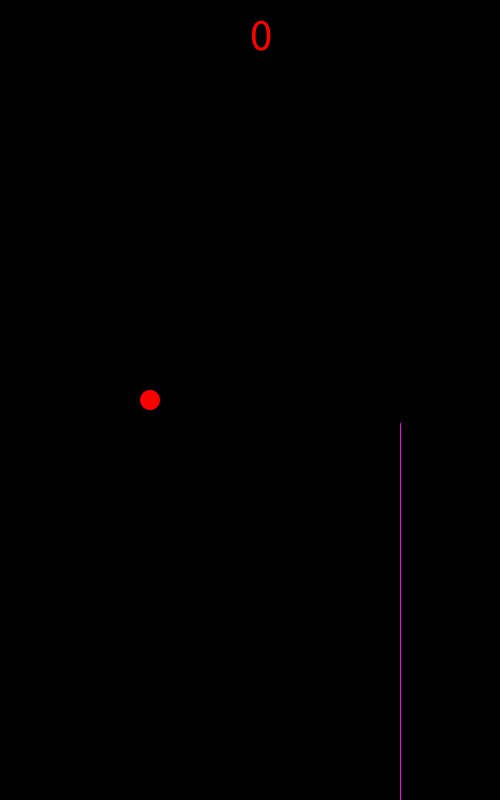
Frame 1 (no input)
Frame 60 (the mouse pressed at the canvas centre just before this capture): identical to frame 1, image omitted
Frame 120 (the mouse held since frame 60 and released just before this capture): identical to frame 1, image omitted

The Processing sketch that drew this single still picture (run headless with seeded random() and noise(); from frame 60 on, the mouse is pressed at the canvas centre):

// Processing sketch: Eindopdracht
// ── Eindopdracht.pde
float bird;
float xWaardeBird = 150;
float yWaardeBird = 400;
float valSnelheid;
float zwaartekracht;
boolean sprong = false;
float x1WaardeLijn = 400;
float y1WaardeLijn = random(100, 600);;
float x2WaardeLijn = 400;
float y2WaardeLijn = 800;
float x1WaardeLijn2 = 575;
float y1WaardeLijn2 = random(100, 600);
float x2WaardeLijn2 = 575;
float y2WaardeLijn2 = 800;
float x1WaardeLijn3 = 725;
float y1WaardeLijn3 = random(100, 600);
float x2WaardeLijn3 = 725;
float y2WaardeLijn3 = 800;
float x1WaardeLijn4 = 875;
float y1WaardeLijn4 = random(100, 600);
float x2WaardeLijn4 = 875;
float y2WaardeLijn4 = 800;
boolean resetBackground;
boolean birdActive = false;
float lijnSnelheid;
float zijwaartseKracht;
int score = 0;



void setup() {
  background(0);
  size(500, 800);
  background(0);
  fill(255, 0, 0);
  frameRate(80);
}

void draw() {
  resetBackground = true;
  checkResetNeeded();
  checkIfDead();
  checkTop();
  checkBottom();
  makeLine();
  checkIfLineNeeded();
  score();
  noStroke();
  ellipse(xWaardeBird, yWaardeBird, 20, 20);

  valSnelheid += zwaartekracht;
  yWaardeBird += valSnelheid;

  lijnSnelheid += zijwaartseKracht;
  x1WaardeLijn += lijnSnelheid;
  x2WaardeLijn += lijnSnelheid;
  x1WaardeLijn2 += lijnSnelheid;
  x2WaardeLijn2 += lijnSnelheid;
  x1WaardeLijn3 += lijnSnelheid;
  x2WaardeLijn3 += lijnSnelheid;
  x1WaardeLijn4 += lijnSnelheid;
  x2WaardeLijn4 += lijnSnelheid;

  if (!sprong) {
    if (yWaardeBird > height - 10 ) {
      yWaardeBird = height - 10;
      valSnelheid = 0;
      lijnSnelheid = 0;
      zijwaartseKracht = 0;
      resetBackground = false;
      drawDeathMessage();
      resetBackground = true;
      resetBird();
      resetLines();
    }
  }

  if (birdActive) {
    x1WaardeLijn = x1WaardeLijn - 1;
    x2WaardeLijn = x2WaardeLijn - 1;
    x1WaardeLijn2 = x1WaardeLijn2 - 1;
    x2WaardeLijn2 = x2WaardeLijn2 - 1;
    x1WaardeLijn3 = x1WaardeLijn3 - 1;
    x2WaardeLijn3 = x2WaardeLijn3 - 1;
    x1WaardeLijn4 = x1WaardeLijn4 - 1;
    x2WaardeLijn4 = x2WaardeLijn4 - 1;
    zijwaartseKracht = 0.2;
    lijnSnelheid = -1;
  }else if(!birdActive){
    x1WaardeLijn = x1WaardeLijn;
    x2WaardeLijn = x2WaardeLijn;
    x1WaardeLijn2 = x1WaardeLijn2;
    x2WaardeLijn2 = x2WaardeLijn2;
    x1WaardeLijn3 = x1WaardeLijn3;
    x2WaardeLijn3 = x2WaardeLijn3;
    x1WaardeLijn4 = x1WaardeLijn4;
    x2WaardeLijn4 = x2WaardeLijn4;
    zijwaartseKracht = 0;
    lijnSnelheid = 0;
  }
}

void makeLine() {
  resetBackground = false;
  stroke(255, 0, 255);
  line(x1WaardeLijn, y1WaardeLijn, x2WaardeLijn, y2WaardeLijn);
  resetBackground = true;
  stroke(255,0,255);
  line(x1WaardeLijn2, y1WaardeLijn2, x1WaardeLijn2, y2WaardeLijn2);
  stroke(255,0,255);
  line(x1WaardeLijn3, y1WaardeLijn3, x1WaardeLijn3, y2WaardeLijn3);
  stroke(255,0,255);
  line(x1WaardeLijn4, y1WaardeLijn4, x1WaardeLijn4, y2WaardeLijn4);
}

void checkResetNeeded() {
  if (resetBackground) {
    background(0);
  } else if (!resetBackground) {
  }
}

void checkIfLineNeeded(){
  if (x1WaardeLijn <= 0 ){
    lineNeeded();
  }if (x2WaardeLijn2 <= 0){
    line2Needed();
  }if (x2WaardeLijn3 <= 0){
    line3Needed();
  }if (x2WaardeLijn4 <= 0){
    line4Needed();
  }
}
void lineNeeded(){
  stroke(255,0,255);
  x1WaardeLijn = 650;
  x2WaardeLijn = 650;
  y1WaardeLijn = random(50,600);;
  line(x1WaardeLijn,y1WaardeLijn,x2WaardeLijn, y2WaardeLijn);
}

void line2Needed(){
  stroke(255,0,255);
  x1WaardeLijn2 = 650;
  x2WaardeLijn2 = 650;
  y1WaardeLijn2 = random(50,600);;
  line(x1WaardeLijn2,y1WaardeLijn2,x2WaardeLijn2, y2WaardeLijn2);
}

void line3Needed(){
  stroke(255,0,255);
  x1WaardeLijn3 = 650;
  x2WaardeLijn3 = 650;
  y1WaardeLijn3 = random(50,600);;
  line(x1WaardeLijn3,y1WaardeLijn3,x2WaardeLijn3, y2WaardeLijn3);
}
void line4Needed(){
  stroke(255,0,255);
  x1WaardeLijn4 = 650;
  x2WaardeLijn4 = 650;
  y1WaardeLijn4 = random(50,600);;
  line(x1WaardeLijn4,y1WaardeLijn4,x2WaardeLijn4, y2WaardeLijn4);
}
  
void checkIfDead(){
     if (yWaardeBird >= y1WaardeLijn - 1 && yWaardeBird <= y2WaardeLijn + 1 && (xWaardeBird >= x1WaardeLijn - 1 && xWaardeBird <= x2WaardeLijn + 1)) {
    drawDeathMessage();
    resetScore();
    resetBackground = false;
    resetBird();
    resetLines();
  }
  if (yWaardeBird >= y1WaardeLijn2 - 1 && yWaardeBird <= y2WaardeLijn2 + 1 && (xWaardeBird >= x1WaardeLijn2 - 1 && xWaardeBird <= x2WaardeLijn2 + 1)) {
    drawDeathMessage();
    resetScore();
    resetBird();
    resetLines();
  }
  if (yWaardeBird >= y1WaardeLijn3 - 1 && yWaardeBird <= y2WaardeLijn3 + 1 && (xWaardeBird >= x1WaardeLijn3 - 1 && xWaardeBird <= x2WaardeLijn3 + 1)) {
    drawDeathMessage();
    resetScore();
    resetBackground = false;
    resetBird();
    resetLines();
  }  
  if (yWaardeBird >= y1WaardeLijn4 - 1 && yWaardeBird <= y2WaardeLijn4 + 1 && (xWaardeBird >= x1WaardeLijn4 - 1 && xWaardeBird <= x2WaardeLijn4 + 1)) {
    drawDeathMessage();
    resetScore();
    resetBackground = false;
    resetBird();
    resetLines();
  } 
}

void drawDeathMessage() {
  birdActive = false;
  resetBackground = true;
  fill(255, 0, 0);
  textSize(32);
  textAlign(CENTER);
  text("Je bent dood!", width / 2, height / 2);
  text("Klik ENTER om opnieuw te starten", width / 2, 410);
}

void keyPressed() {
  if (keyCode == 32) {
    yWaardeBird = yWaardeBird - 20;
    sprong = true;
    zwaartekracht = 0.2;
    valSnelheid = -5;
    birdActive = true;
  }
  if (keyCode == ENTER) {
    birdActive = false;
    resetLines();
    resetBird();
    resetScore();
  }
}

void resetBird() {
  zwaartekracht = 0;
  yWaardeBird = 400;
  sprong = false;
  valSnelheid = 0;
}

void resetScore(){
  score = 0;
}

void resetLines() {
  x1WaardeLijn = 400;
  y1WaardeLijn = random(50, 600);;
  x2WaardeLijn = 400;
  y2WaardeLijn = 800;
  x1WaardeLijn2 = 575;
  y1WaardeLijn2 = random(100, 600);
  x2WaardeLijn2 = 575;
  y2WaardeLijn2 = 800;
  x1WaardeLijn3 = 725;
  y1WaardeLijn3 = random(100, 600);
  x2WaardeLijn3 = 725;
  y2WaardeLijn3 = 800;
  x1WaardeLijn4 = 875;
  y1WaardeLijn4 = random(100, 600);
  x2WaardeLijn4 = 875;
  y2WaardeLijn4 = 800;
}

void score() {
  if (abs(xWaardeBird - x1WaardeLijn) <= 1) {
    score++;
  }
  if (abs(xWaardeBird - x1WaardeLijn2) <= 1) {
    score++;
  }
  if (abs(xWaardeBird - x1WaardeLijn3) <= 1) {
    score++;
  }
  if (abs(xWaardeBird - x1WaardeLijn4) <= 1) {
    score++;
  }
  
  textSize(45);
  text(score, width / 2, 50);
}

void checkBottom() {
  if (yWaardeBird >= height) {
    drawDeathMessage();
    resetBird();
    birdActive = false;
  }
}

void checkTop() {
  if (yWaardeBird <= 0) {
    drawDeathMessage();
    resetBird();
    birdActive = false;
  }
}
